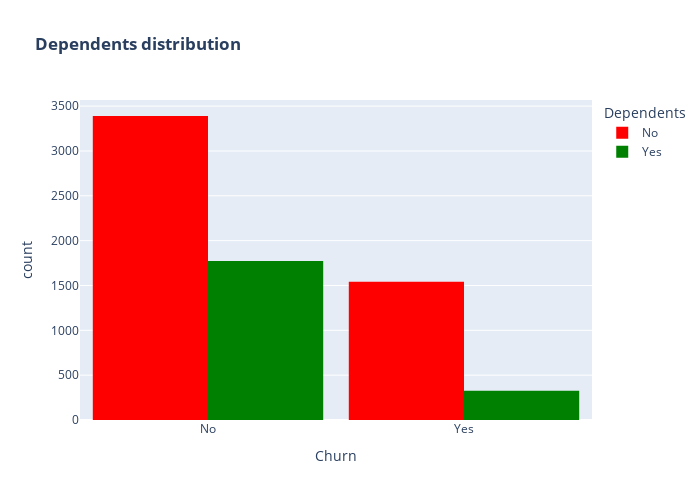

Notebook code cell kept with this figure:
### Markdown cell above
INSIGHT: Newer Customer are Likely to Churn

### Code cell
color_map = {"Yes": "green", "No": "red"}
fig = px.histogram(df, x="Churn", color="Dependents", barmode="group", title="<b>Dependents distribution</b>", color_discrete_map=color_map)
h=700, height=500, bargap=0.1)
fig.show()

### Figure 1 — Plotly figure (JSON) as saved in the notebook; plotly's stock layout.template omitted (floating-point values rounded to 4 significant figures; data arrays with more than 128 entries replaced by an {"elided": "..."} marker saying what was removed)
{"data": [{"alignmentgroup": "True", "bingroup": "x", "hovertemplate": "Dependents=No<br>Churn=%{x}<br>count=%{y}<extra></extra>", "legendgroup": "No", "marker": {"color": "red", "pattern": {"shape": ""}}, "name": "No", "offsetgroup": "No", "orientation": "v", "showlegend": true, "type": "histogram", "x": {"elided": "4933 str values"}, "xaxis": "x", "yaxis": "y"}, {"alignmentgroup": "True", "bingroup": "x", "hovertemplate": "Dependents=Yes<br>Churn=%{x}<br>count=%{y}<extra></extra>", "legendgroup": "Yes", "marker": {"color": "green", "pattern": {"shape": ""}}, "name": "Yes", "offsetgroup": "Yes", "orientation": "v", "showlegend": true, "type": "histogram", "x": {"elided": "2099 str values"}, "xaxis": "x", "yaxis": "y"}], "layout": {"bargap": 0.1, "barmode": "group", "height": 500, "legend": {"title": {"text": "Dependents"}, "tracegroupgap": 0}, "title": {"text": "<b>Dependents distribution</b>"}, "width": 700, "xaxis": {"anchor": "y", "autorange": true, "domain": [0, 1], "range": [-0.5, 1.5], "title": {"text": "Churn"}, "type": "category"}, "yaxis": {"anchor": "x", "autorange": true, "domain": [0, 1], "range": [0, 3568.0], "title": {"text": "count"}}}}
